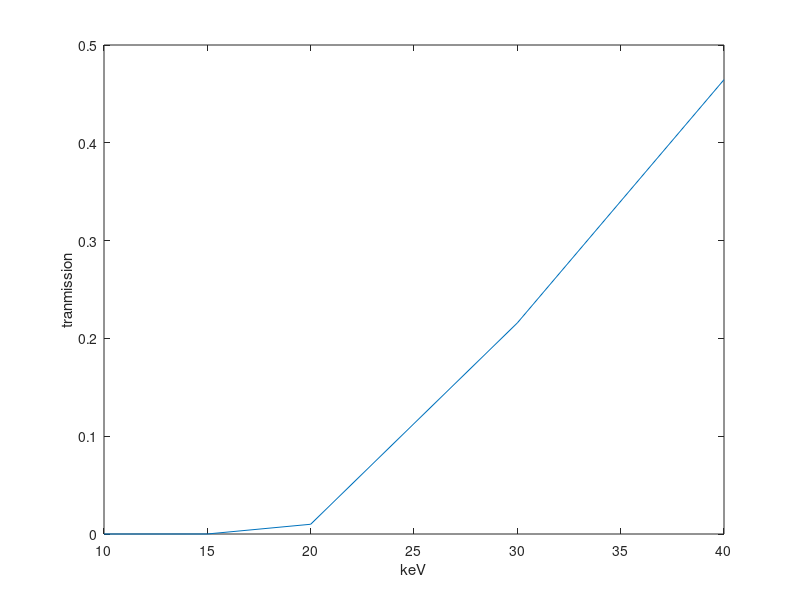

The MATLAB source for this figure:
% formulas: https://physics.nist.gov/PhysRefData/XrayMassCoef/chap2.html
% values:
% constants: https://physics.nist.gov/PhysRefData/XrayMassCoef/tab2.html

% Energy / MeV
E = [1.00000E-02 1.50000E-02 2.00000E-02 3.00000E-02 4.00000E-02 5.00000E-02 6.00000E-02 8.00000E-02];

% X-ray mass attenuation coefficient mu/rho / (cm^2/g)
mu_over_rho = [ 2.851E+01 9.032E+00 4.001E+00 1.331E+00 6.655E-01 4.242E-01 3.148E-01 2.229E-01];

% transmission I/I_0 = exp( - mu * t )
t = 0.6; % thickness / cm
rho = 1.920E+00; % density / (g/cm^3)
trans = exp( - mu_over_rho * rho * t );

%% Figure
x = 1:5;
figure( 'Name', 'transmission of cortical bone' )
plot( 1000 * E(x), trans(x) )
xlabel( 'keV' )
ylabel( 'tranmission' )

